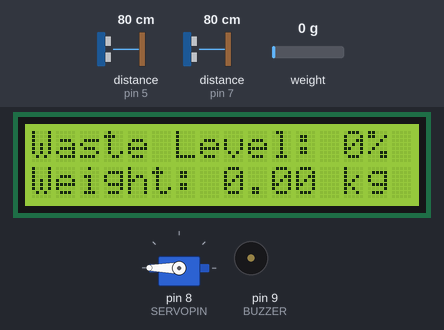
The sketch below on a simulated Arduino Uno, built with avr-gcc and run on an emulated ATmega328P. On the bench: servo, 16×2 character LCD, buzzer (waves = sounding, pin HIGH). Wiring (inferred from the names in the program): 2 × ultrasonic range finder: trigger pin 4, echo pin 5 / trigger pin 6, echo pin 7. The test bench sets the inputs (shaded band); at power-on: distance to the obstacle (sensors on pin 5, pin 7) 80 cm, weight on the scale 0 g. The echo pulse lasts 58.3 µs per cm; pins used as bus, display or sensor lines are not drawn; what the sketch prints to the serial monitor is not drawn.

Above: at 4.3 s.
4.4 s: distance to the obstacle (sensor on pin 5) set to 9 cm
At 8.4 s:
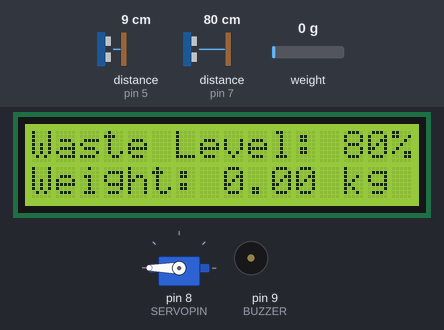
8.8 s: distance to the obstacle (sensor on pin 5) set to 6 cm
At 11.51 s:
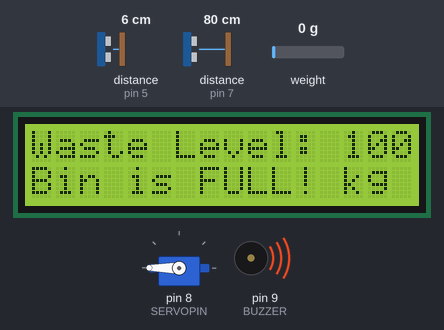
17.2 s: distance to the obstacle (sensor on pin 7) set to 2 cm
At 23.6 s:
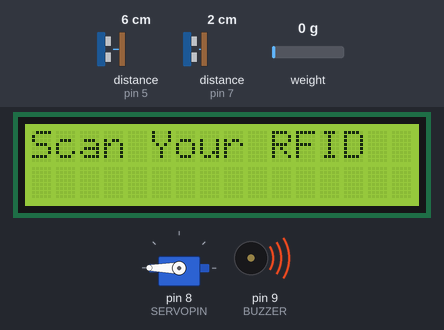
25.5 s: weight on the scale set to 100 g
At 28.8 s:
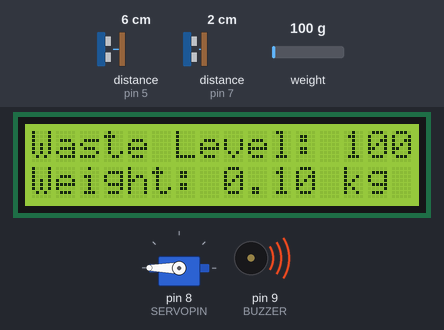
Timing chart, 0 to 30.3 s (numbered marks = the images above; inputs shaded):
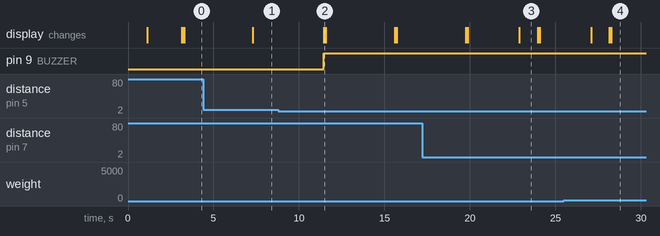

Measured:
- the behaviour switches between 8 and 7 cm on distance to the obstacle (sensor on pin 5) (found by bisection; images 1 and 2)
- after the input at 4.4 s, the display: changes after 2.9 s (image 1)
- after the input at 8.8 s, pin 9 (BUZZER): LOW → HIGH after 2.6 s; the display: changes after 2.7 s (image 2)
- after the input at 17.2 s, the display: first differs from a run without the input after 5.7 s (image 3)
- what the display in image 3 shows lasts 1.1 s, from 22.9 s to 24.0 s

The sketch:

arduino_code.ino
```cpp
#include <Servo.h>
#include <Wire.h>
#include <LiquidCrystal_I2C.h>
#include <HX711.h>
#include <SPI.h>
#include <MFRC522.h>
#include <SoftwareSerial.h>

// Pin Definitions
#define TRIG1 4           // Ultrasonic sensor for waste level
#define ECHO1 5
#define TRIG2 6           // New ultrasonic sensor for approach detection
#define ECHO2 7
#define BUZZER 9          // Buzzer on digital pin 9
#define DOUT 3            // HX711 Data pin
#define CLK 2             // HX711 Clock pin
#define SS_PIN 10         // RFID SS pin
#define RST_PIN A0        // Change RST pin to analog pin A0
#define SERVOPIN 8        // Servo motor pin
#define RX_PIN 0          // Arduino RX for communication with ESP
#define TX_PIN 1          // Arduino TX for communication with ESP

SoftwareSerial espSerial(RX_PIN, TX_PIN);
// Function Prototype
void sendToESP(int wastePercentage, float weight, String rfid = "");

// Servo Motor
Servo binServo;

// Ultrasonic Sensor
int distance1, duration1;
int distance2, duration2; // For the new ultrasonic sensor
const int maxDistance = 20; // Distance in cm when the bin is empty
const int minDistance = 5;  // Distance in cm when the bin is full
const int approachDistance = 30; // Distance to trigger the approach detection

// Load Cell
HX711 scale;
float calibration_factor = 221369.00;  // Calibration factor for load cell

// LCD I2C
LiquidCrystal_I2C lcd(0x27, 16, 2);  // I2C address 0x27

// RFID
MFRC522 mfrc522(SS_PIN, RST_PIN); // Initialize RFID

// Predefined RFID UIDs
byte authorizedUID1[] = {0xB0, 0x91, 0x0F, 0x0E};
byte authorizedUID2[] = {0xCA, 0x58, 0xF0, 0x16};
const int numAuthorizedUIDs = 2;

// Setup function
void setup() {
  Serial.begin(9600);

  // Servo Setup
  binServo.attach(SERVOPIN);
  binServo.write(180);  // Bin closed by default

  // Ultrasonic Sensor Setup
  pinMode(TRIG1, OUTPUT);
  pinMode(ECHO1, INPUT);
  pinMode(TRIG2, OUTPUT); // Setup for the new sensor
  pinMode(ECHO2, INPUT);

  // Buzzer Setup
  pinMode(BUZZER, OUTPUT);
  digitalWrite(BUZZER, LOW);

  // Load Cell Setup
  scale.begin(DOUT, CLK);
  scale.set_scale(calibration_factor);
  scale.tare();  // Reset the scale to zero

  // LCD Setup
  lcd.begin();
  lcd.backlight();

  // RFID Setup
  SPI.begin();
  mfrc522.PCD_Init();  // Init MFRC522

  // Display initial message
  lcd.setCursor(0, 0);
  lcd.print("Smart Bin Ready");
  delay(2000);
  lcd.clear();
}

void loop() {
  // 1. Measure waste level using Ultrasonic Sensor 1
  digitalWrite(TRIG1, LOW);
  delay(2);
  digitalWrite(TRIG1, HIGH);
  delayMicroseconds(10);
  digitalWrite(TRIG1, LOW);
  duration1 = pulseIn(ECHO1, HIGH);
  distance1 = duration1 * 0.034 / 2;

  // 2. Measure distance from Ultrasonic Sensor 2 (Approach detection)
  digitalWrite(TRIG2, LOW);
  delay(2);
  digitalWrite(TRIG2, HIGH);
  delayMicroseconds(10);
  digitalWrite(TRIG2, LOW);
  duration2 = pulseIn(ECHO2, HIGH);
  distance2 = duration2 * 0.034 / 2;

  // 3. Calculate waste percentage
  int wastePercentage = map(distance1, maxDistance, minDistance, 0, 100);
  wastePercentage = constrain(wastePercentage, 0, 100);

  // 4. Display waste level on LCD
  lcd.setCursor(0, 0);
  lcd.print("Waste Level: ");
  lcd.print(wastePercentage);
  lcd.print("%");

  // 5. Check if bin is full or 90% full
  if (wastePercentage >= 100) {
    digitalWrite(BUZZER, HIGH);  // Activate buzzer
    lcd.setCursor(0, 1);
    lcd.print("Bin is FULL!");
  } else if (wastePercentage >= 90) {
    digitalWrite(BUZZER, HIGH);  // Activate buzzer at 90%
    lcd.setCursor(0, 1);
    lcd.print("Bin 90% Full!");
  } else {
    digitalWrite(BUZZER, LOW);
  }

  // 6. Read and display weight from load cell
  float weight = scale.get_units() * 1000;  // Weight in grams
  if (weight < 0) weight = 0;  // Adjust negative weights to zero

  lcd.setCursor(0, 1);
  lcd.print("Weight: ");
  lcd.print(weight / 1000);  // Convert to kg
  lcd.print(" kg");

  // 7. Send data to ESP (RFID, waste level, and weight)
  sendToESP(wastePercentage, weight);

  // 8. Check if someone approaches the bin
  if (distance2 < approachDistance) {
    lcd.clear();
    lcd.setCursor(0, 0);
    lcd.print("Scan Your RFID");

    // 9. RFID Check and pass it to ESP
    if (mfrc522.PICC_IsNewCardPresent() && mfrc522.PICC_ReadCardSerial()) {
      String rfidUID = getRFIDString(mfrc522.uid.uidByte, mfrc522.uid.size);
      sendToESP(wastePercentage, weight, rfidUID);

      // Wait for ESP's response
      if (Serial.available() > 0) {
        String response = Serial.readString();
        if (response.indexOf("access granted") >= 0) {
          lcd.clear();
          lcd.setCursor(0, 0);
          lcd.print("Access Granted");
          binServo.write(0);  // Open bin
          delay(5000);        // Keep open for 5 seconds

          // Keep the bin open while the user is present
          while (distance2 < approachDistance) {
            distance2 = measureApproachDistance();  // Read distance continuously
            delay(100); // Short delay to avoid rapid polling
          }

          binServo.write(180);  // Close bin when user moves away
        } else {
          lcd.clear();
          lcd.setCursor(0, 0);
          lcd.print("Access Denied");
        }
      }

      mfrc522.PICC_HaltA();
      delay(2000); // Delay to show the message before the next loop
      lcd.clear();
    }
  }

  delay(1000);  // Delay before the next loop
}

// Function to compare two UIDs and return a string format
String getRFIDString(byte *uid, byte uidSize) {
  String rfidStr = "";
  for (byte i = 0; i < uidSize; i++) {
    rfidStr += String(uid[i], HEX);
  }
  return rfidStr;
}

// Function to send data to ESP and wait for acknowledgment
void sendToESP(int wastePercentage, float weight, String rfid = "") {
  String message = "RFID: " + rfid + ";waste: " + String(wastePercentage) + ";weight: " + String(weight) + ";end";
  Serial.println(message);

  // Wait for ESP to send an acknowledgment
  unsigned long startTime = millis();
  while (!Serial.available()) {
    if (millis() - startTime > 3000) {  // Wait for 3 seconds for response
      Serial.println("ERROR: No response from ESP");
      return;
    }
  }

  // Read the response from ESP
  String response = Serial.readString();
  if (response.indexOf("OK") >= 0) {
    Serial.println("Data sent successfully to ESP");
  } else {
    Serial.println("ERROR: Failed to send data to ESP");
  }
}

// Function to measure approach distance
int measureApproachDistance() {
  digitalWrite(TRIG2, LOW);
  delay(2);
  digitalWrite(TRIG2, HIGH);
  delayMicroseconds(10);
  digitalWrite(TRIG2, LOW);
  duration2 = pulseIn(ECHO2, HIGH);
  return duration2 * 0.034 / 2;
}
```
